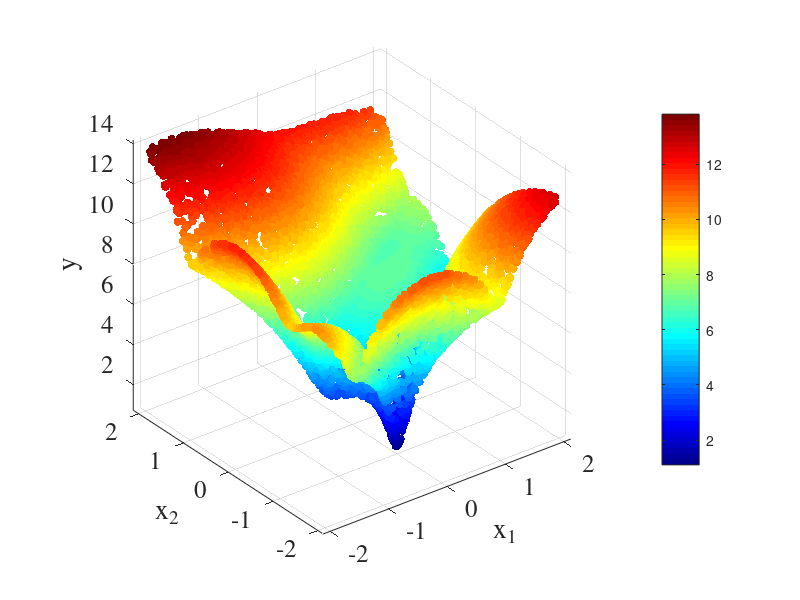
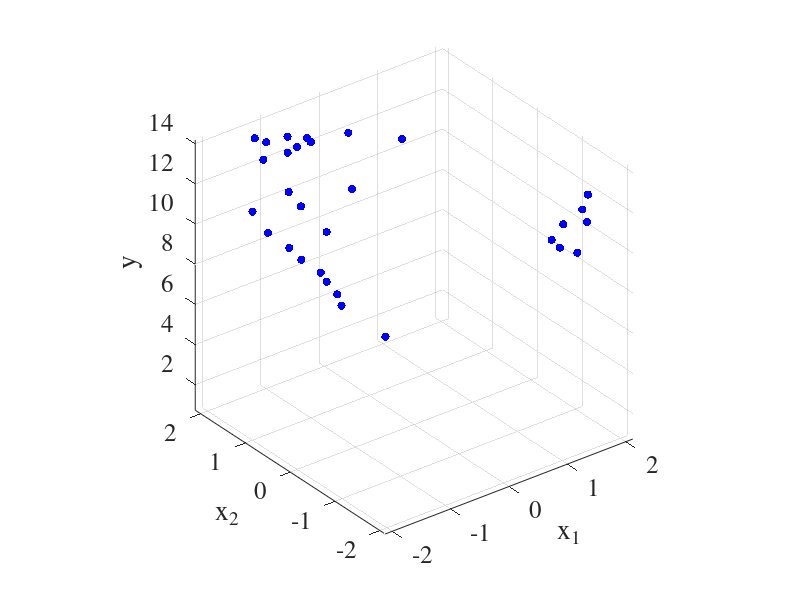

Write MATLAB code to recreate these figures, in order. (Note: this script raises an error after producing the figures.)
clear; close all;
% Demonstration of Bayesian optimization

%% settings
number_of_samples = 10000;
number_of_first_samples = 30;
number_of_iteration = 100;
acquisition_function_flag = 2; % 1: Mutual information (MI), 2: Expected Improvement(EI), 3: Probability of improvement (PI) [0: Estimated y-values]
do_maximization = false; % true: maximization, false: minimization

%% generate dataset
rng('default');
rng(4);
X = rand(number_of_samples,2)*4-2;
function1 = 1 + ((X(:,1) + X(:,2) + 1).^2) .* (19 - 14*X(:,1) + 3*X(:,1).^2 - 14*X(:,2) + 6*X(:,1).*X(:,2) + 3*X(:,2).^2);
function2 = 30 + ((2*X(:,1) - 3*X(:,2)).^2) .* (18 - 32*X(:,1) + 12*X(:,1).^2 + 48*X(:,2) - 36*X(:,1).*X(:,2) + 27*X(:,2).^2);
y = log(function1 .* function2);
disp( ['min of y : ' num2str(min(y)) ]);
original_X = X;
original_y = y;

figure;
scatter3(X(:,1),X(:,2),y,[],y,'filled');
colormap(jet);
colorbar;
xlim([ min(original_X(:,1))-range(original_X(:,1))*0.03 max(original_X(:,1))+range(original_X(:,1))*0.03] );
ylim([ min(original_X(:,2))-range(original_X(:,2))*0.03 max(original_X(:,2))+range(original_X(:,2))*0.03] );
zlim([ min(original_y)-range(original_y)*0.03 max(original_y)+range(original_y)*0.03] );
axis square;
xlabel( 'x_1' ,  'FontSize' , 18 , 'FontName', 'Times');
ylabel( 'x_2' ,  'FontSize' , 18 , 'FontName', 'Times');
zlabel( 'y' ,  'FontSize' , 18 , 'FontName', 'Times');
set(gcf, 'Color' , 'w' ); 
set(gca, 'FontSize', 18);
set(gca, 'FontName', 'Times');

%% set first samples
bad_sample_number = find( y > 10 );
% bad_sample_number = 1:length(y);
high_X = X(bad_sample_number, :);
high_y = y(bad_sample_number);
random_numbers = randperm(length(high_y));
rng('shuffle');
first_sample_numbers = random_numbers(1:number_of_first_samples);
X_train = high_X( first_sample_numbers, :);
y_train = high_y( first_sample_numbers, :);
X(bad_sample_number(first_sample_numbers), :) = [];
y(bad_sample_number(first_sample_numbers), :) = [];

figure;
scatter3(X_train(:,1),X_train(:,2),y_train,[],'b','filled');
xlim([ min(original_X(:,1))-range(original_X(:,1))*0.03 max(original_X(:,1))+range(original_X(:,1))*0.03] );
ylim([ min(original_X(:,2))-range(original_X(:,2))*0.03 max(original_X(:,2))+range(original_X(:,2))*0.03] );
zlim([ min(original_y)-range(original_y)*0.03 max(original_y)+range(original_y)*0.03] );
axis square;
xlabel( 'x_1' ,  'FontSize' , 18 , 'FontName', 'Times');
ylabel( 'x_2' ,  'FontSize' , 18 , 'FontName', 'Times');
zlabel( 'y' ,  'FontSize' , 18 , 'FontName', 'Times');
set(gcf, 'Color' , 'w' ); 
set(gca, 'FontSize', 18);
set(gca, 'FontName', 'Times');

%% Bayesian optimization
if ~do_maximization
    y = -y;
    y_train = -y_train;
end
cumulative_variance = zeros(length(y), 1);
[selected_candidate_number, selected_X_candidate, cumulative_variance] = bayesian_optimization(X_train, y_train, X, acquisition_function_flag, cumulative_variance );
disp(['next experiment : ' num2str(selected_X_candidate)]);
